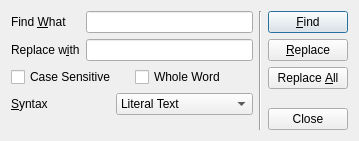
<?xml version="1.0" encoding="UTF-8"?>
<ui version="4.0">
 <class>FindAndReplaceDlg</class>
 <widget class="QDialog" name="FindAndReplaceDlg">
  <property name="geometry">
   <rect>
    <x>0</x>
    <y>0</y>
    <width>359</width>
    <height>141</height>
   </rect>
  </property>
  <property name="windowTitle">
   <string>Find and Replace</string>
  </property>
  <layout class="QHBoxLayout" name="horizontalLayout_3">
   <item>
    <layout class="QVBoxLayout" name="verticalLayout">
     <item>
      <layout class="QGridLayout" name="gridLayout">
       <item row="0" column="0">
        <widget class="QLabel" name="label">
         <property name="text">
          <string>Find &amp;What</string>
         </property>
         <property name="buddy">
          <cstring>findLineEdit</cstring>
         </property>
        </widget>
       </item>
       <item row="0" column="1">
        <widget class="QLineEdit" name="findLineEdit"/>
       </item>
       <item row="1" column="0">
        <widget class="QLabel" name="label_2">
         <property name="text">
          <string>Replace w&amp;ith</string>
         </property>
         <property name="buddy">
          <cstring>replaceLineEdit</cstring>
         </property>
        </widget>
       </item>
       <item row="1" column="1">
        <widget class="QLineEdit" name="replaceLineEdit"/>
       </item>
      </layout>
     </item>
     <item>
      <layout class="QHBoxLayout" name="horizontalLayout">
       <item>
        <widget class="QCheckBox" name="caseCheckBox">
         <property name="text">
          <string>Case Sensitive</string>
         </property>
        </widget>
       </item>
       <item>
        <widget class="QCheckBox" name="wholeCheckBox">
         <property name="text">
          <string>Whole Word</string>
         </property>
        </widget>
       </item>
      </layout>
     </item>
     <item>
      <layout class="QHBoxLayout" name="horizontalLayout_2">
       <item>
        <widget class="QLabel" name="label_3">
         <property name="text">
          <string>&amp;Syntax</string>
         </property>
         <property name="buddy">
          <cstring>syntaxComboBox</cstring>
         </property>
        </widget>
       </item>
       <item>
        <widget class="QComboBox" name="syntaxComboBox">
         <item>
          <property name="text">
           <string>Literal Text</string>
          </property>
         </item>
         <item>
          <property name="text">
           <string>Regular Expression</string>
          </property>
         </item>
        </widget>
       </item>
      </layout>
     </item>
     <item>
      <spacer name="verticalSpacer">
       <property name="orientation">
        <enum>Qt::Vertical</enum>
       </property>
       <property name="sizeHint" stdset="0">
        <size>
         <width>20</width>
         <height>40</height>
        </size>
       </property>
      </spacer>
     </item>
    </layout>
   </item>
   <item>
    <widget class="Line" name="line">
     <property name="orientation">
      <enum>Qt::Vertical</enum>
     </property>
    </widget>
   </item>
   <item>
    <layout class="QVBoxLayout" name="verticalLayout_2">
     <item>
      <widget class="QPushButton" name="findButton">
       <property name="text">
        <string>&amp;Find</string>
       </property>
      </widget>
     </item>
     <item>
      <widget class="QPushButton" name="replaceButton">
       <property name="text">
        <string>&amp;Replace</string>
       </property>
      </widget>
     </item>
     <item>
      <widget class="QPushButton" name="replaceAllButton">
       <property name="text">
        <string>Replace &amp;All</string>
       </property>
      </widget>
     </item>
     <item>
      <spacer name="verticalSpacer_2">
       <property name="orientation">
        <enum>Qt::Vertical</enum>
       </property>
       <property name="sizeHint" stdset="0">
        <size>
         <width>20</width>
         <height>40</height>
        </size>
       </property>
      </spacer>
     </item>
     <item>
      <widget class="QPushButton" name="closeButton">
       <property name="text">
        <string>Close</string>
       </property>
      </widget>
     </item>
    </layout>
   </item>
  </layout>
 </widget>
 <resources/>
 <connections>
  <connection>
   <sender>closeButton</sender>
   <signal>clicked()</signal>
   <receiver>FindAndReplaceDlg</receiver>
   <slot>reject()</slot>
   <hints>
    <hint type="sourcelabel">
     <x>310</x>
     <y>117</y>
    </hint>
    <hint type="destinationlabel">
     <x>282</x>
     <y>136</y>
    </hint>
   </hints>
  </connection>
 </connections>
</ui>
